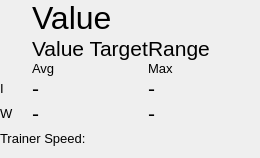
<?xml version="1.0" encoding="UTF-8"?>
<ui version="4.0">
 <class>InfoWidget</class>
 <widget class="QWidget" name="InfoWidget">
  <property name="geometry">
   <rect>
    <x>0</x>
    <y>0</y>
    <width>260</width>
    <height>158</height>
   </rect>
  </property>
  <property name="windowTitle">
   <string>Form</string>
  </property>
  <layout class="QVBoxLayout" name="verticalLayout">
   <property name="spacing">
    <number>0</number>
   </property>
   <property name="leftMargin">
    <number>0</number>
   </property>
   <property name="topMargin">
    <number>0</number>
   </property>
   <property name="rightMargin">
    <number>0</number>
   </property>
   <property name="bottomMargin">
    <number>0</number>
   </property>
   <item>
    <widget class="QFrame" name="frame">
     <property name="frameShape">
      <enum>QFrame::NoFrame</enum>
     </property>
     <property name="frameShadow">
      <enum>QFrame::Raised</enum>
     </property>
     <property name="lineWidth">
      <number>0</number>
     </property>
     <layout class="QGridLayout" name="gridLayout_2">
      <property name="leftMargin">
       <number>0</number>
      </property>
      <property name="topMargin">
       <number>0</number>
      </property>
      <property name="rightMargin">
       <number>0</number>
      </property>
      <property name="bottomMargin">
       <number>0</number>
      </property>
      <property name="spacing">
       <number>0</number>
      </property>
      <item row="3" column="2">
       <widget class="QLabel" name="label_maxInterval">
        <property name="minimumSize">
         <size>
          <width>0</width>
          <height>0</height>
         </size>
        </property>
        <property name="font">
         <font>
          <family>MS Shell Dlg 2</family>
          <pointsize>16</pointsize>
         </font>
        </property>
        <property name="text">
         <string>-</string>
        </property>
       </widget>
      </item>
      <item row="7" column="0">
       <spacer name="verticalSpacer">
        <property name="orientation">
         <enum>Qt::Vertical</enum>
        </property>
        <property name="sizeHint" stdset="0">
         <size>
          <width>1</width>
          <height>0</height>
         </size>
        </property>
       </spacer>
      </item>
      <item row="4" column="0">
       <widget class="QLabel" name="label_WorkoutTxt">
        <property name="sizePolicy">
         <sizepolicy hsizetype="Fixed" vsizetype="Fixed">
          <horstretch>0</horstretch>
          <verstretch>0</verstretch>
         </sizepolicy>
        </property>
        <property name="minimumSize">
         <size>
          <width>10</width>
          <height>0</height>
         </size>
        </property>
        <property name="font">
         <font>
          <family>MS Shell Dlg 2</family>
          <pointsize>10</pointsize>
         </font>
        </property>
        <property name="text">
         <string>W</string>
        </property>
       </widget>
      </item>
      <item row="4" column="1">
       <widget class="QLabel" name="label_avgWorkout">
        <property name="font">
         <font>
          <family>MS Shell Dlg 2</family>
          <pointsize>16</pointsize>
         </font>
        </property>
        <property name="text">
         <string>-</string>
        </property>
       </widget>
      </item>
      <item row="4" column="2">
       <widget class="QLabel" name="label_maxWorkout">
        <property name="font">
         <font>
          <family>MS Shell Dlg 2</family>
          <pointsize>16</pointsize>
         </font>
        </property>
        <property name="text">
         <string>-</string>
        </property>
       </widget>
      </item>
      <item row="3" column="1">
       <widget class="QLabel" name="label_avgInterval">
        <property name="sizePolicy">
         <sizepolicy hsizetype="Preferred" vsizetype="Preferred">
          <horstretch>0</horstretch>
          <verstretch>0</verstretch>
         </sizepolicy>
        </property>
        <property name="minimumSize">
         <size>
          <width>0</width>
          <height>0</height>
         </size>
        </property>
        <property name="font">
         <font>
          <family>MS Shell Dlg 2</family>
          <pointsize>16</pointsize>
         </font>
        </property>
        <property name="text">
         <string>-</string>
        </property>
       </widget>
      </item>
      <item row="0" column="0">
       <widget class="QLabel" name="label_image">
        <property name="sizePolicy">
         <sizepolicy hsizetype="Fixed" vsizetype="Fixed">
          <horstretch>0</horstretch>
          <verstretch>0</verstretch>
         </sizepolicy>
        </property>
        <property name="minimumSize">
         <size>
          <width>32</width>
          <height>32</height>
         </size>
        </property>
        <property name="maximumSize">
         <size>
          <width>16777215</width>
          <height>16777215</height>
         </size>
        </property>
        <property name="text">
         <string/>
        </property>
        <property name="class" stdset="0">
         <string/>
        </property>
       </widget>
      </item>
      <item row="3" column="0">
       <widget class="QLabel" name="label_AvgIntervalTxt">
        <property name="sizePolicy">
         <sizepolicy hsizetype="Fixed" vsizetype="Fixed">
          <horstretch>0</horstretch>
          <verstretch>0</verstretch>
         </sizepolicy>
        </property>
        <property name="minimumSize">
         <size>
          <width>10</width>
          <height>0</height>
         </size>
        </property>
        <property name="font">
         <font>
          <family>MS Shell Dlg 2</family>
          <pointsize>10</pointsize>
         </font>
        </property>
        <property name="text">
         <string>I</string>
        </property>
       </widget>
      </item>
      <item row="0" column="1" colspan="2">
       <widget class="QLabel" name="label_currentValue">
        <property name="sizePolicy">
         <sizepolicy hsizetype="Preferred" vsizetype="Preferred">
          <horstretch>0</horstretch>
          <verstretch>0</verstretch>
         </sizepolicy>
        </property>
        <property name="minimumSize">
         <size>
          <width>0</width>
          <height>0</height>
         </size>
        </property>
        <property name="maximumSize">
         <size>
          <width>16777215</width>
          <height>16777215</height>
         </size>
        </property>
        <property name="font">
         <font>
          <family>Lucida Grande</family>
          <pointsize>24</pointsize>
          <weight>50</weight>
          <bold>false</bold>
         </font>
        </property>
        <property name="text">
         <string>Value</string>
        </property>
       </widget>
      </item>
      <item row="1" column="1">
       <widget class="QLabel" name="label_targetValue">
        <property name="font">
         <font>
          <family>MS Shell Dlg 2</family>
          <pointsize>16</pointsize>
         </font>
        </property>
        <property name="text">
         <string>Value Target</string>
        </property>
       </widget>
      </item>
      <item row="1" column="2">
       <widget class="QLabel" name="label_range">
        <property name="sizePolicy">
         <sizepolicy hsizetype="Preferred" vsizetype="Preferred">
          <horstretch>0</horstretch>
          <verstretch>0</verstretch>
         </sizepolicy>
        </property>
        <property name="minimumSize">
         <size>
          <width>0</width>
          <height>0</height>
         </size>
        </property>
        <property name="maximumSize">
         <size>
          <width>16777215</width>
          <height>16777215</height>
         </size>
        </property>
        <property name="font">
         <font>
          <family>Lucida Grande</family>
          <pointsize>16</pointsize>
         </font>
        </property>
        <property name="text">
         <string>Range</string>
        </property>
       </widget>
      </item>
      <item row="2" column="2">
       <widget class="QLabel" name="label_MaximumTxt">
        <property name="minimumSize">
         <size>
          <width>50</width>
          <height>0</height>
         </size>
        </property>
        <property name="font">
         <font>
          <family>MS Shell Dlg 2</family>
          <pointsize>10</pointsize>
         </font>
        </property>
        <property name="text">
         <string>Max</string>
        </property>
       </widget>
      </item>
      <item row="2" column="1">
       <widget class="QLabel" name="label_AverageTxt">
        <property name="minimumSize">
         <size>
          <width>50</width>
          <height>0</height>
         </size>
        </property>
        <property name="font">
         <font>
          <family>MS Shell Dlg 2</family>
          <pointsize>10</pointsize>
         </font>
        </property>
        <property name="text">
         <string>Avg</string>
        </property>
       </widget>
      </item>
      <item row="1" column="3">
       <widget class="QLabel" name="label_spacerRow">
        <property name="sizePolicy">
         <sizepolicy hsizetype="Fixed" vsizetype="Fixed">
          <horstretch>0</horstretch>
          <verstretch>0</verstretch>
         </sizepolicy>
        </property>
        <property name="minimumSize">
         <size>
          <width>0</width>
          <height>25</height>
         </size>
        </property>
        <property name="text">
         <string/>
        </property>
       </widget>
      </item>
      <item row="1" column="0">
       <widget class="QLabel" name="label_imageTarget">
        <property name="sizePolicy">
         <sizepolicy hsizetype="Fixed" vsizetype="Fixed">
          <horstretch>0</horstretch>
          <verstretch>0</verstretch>
         </sizepolicy>
        </property>
        <property name="minimumSize">
         <size>
          <width>25</width>
          <height>25</height>
         </size>
        </property>
        <property name="maximumSize">
         <size>
          <width>16777215</width>
          <height>16777215</height>
         </size>
        </property>
        <property name="text">
         <string/>
        </property>
        <property name="class" stdset="0">
         <string/>
        </property>
       </widget>
      </item>
      <item row="6" column="0" colspan="2">
       <widget class="QLabel" name="label_trainerSpeedTxt">
        <property name="sizePolicy">
         <sizepolicy hsizetype="Preferred" vsizetype="Preferred">
          <horstretch>0</horstretch>
          <verstretch>0</verstretch>
         </sizepolicy>
        </property>
        <property name="minimumSize">
         <size>
          <width>0</width>
          <height>0</height>
         </size>
        </property>
        <property name="font">
         <font>
          <family>MS Shell Dlg 2</family>
          <pointsize>10</pointsize>
         </font>
        </property>
        <property name="text">
         <string>Trainer Speed:</string>
        </property>
       </widget>
      </item>
      <item row="6" column="2">
       <widget class="QLabel" name="label_trainerSpeed">
        <property name="sizePolicy">
         <sizepolicy hsizetype="Preferred" vsizetype="Preferred">
          <horstretch>0</horstretch>
          <verstretch>0</verstretch>
         </sizepolicy>
        </property>
        <property name="font">
         <font>
          <family>MS Shell Dlg 2</family>
          <pointsize>10</pointsize>
         </font>
        </property>
        <property name="text">
         <string/>
        </property>
       </widget>
      </item>
      <item row="5" column="0">
       <spacer name="verticalSpacer_2">
        <property name="orientation">
         <enum>Qt::Vertical</enum>
        </property>
        <property name="sizeType">
         <enum>QSizePolicy::Fixed</enum>
        </property>
        <property name="sizeHint" stdset="0">
         <size>
          <width>5</width>
          <height>5</height>
         </size>
        </property>
       </spacer>
      </item>
     </layout>
    </widget>
   </item>
  </layout>
 </widget>
 <resources/>
 <connections/>
</ui>
